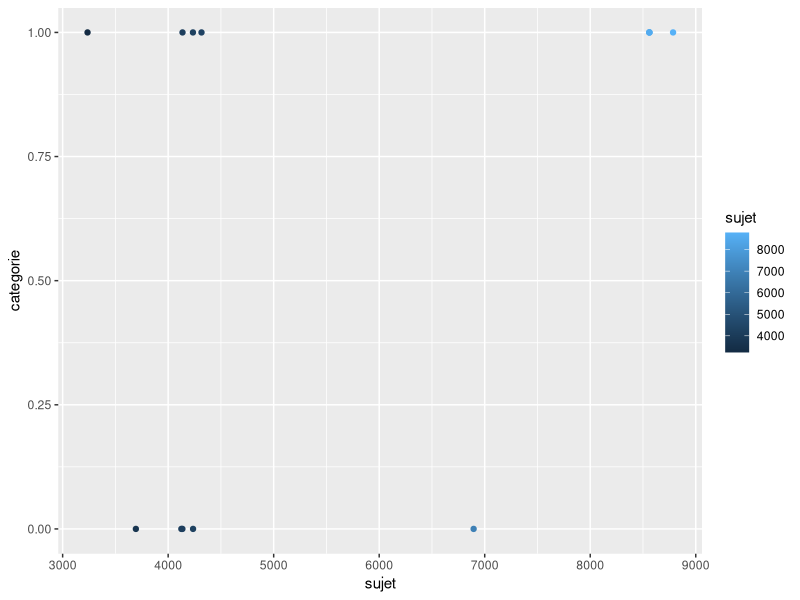
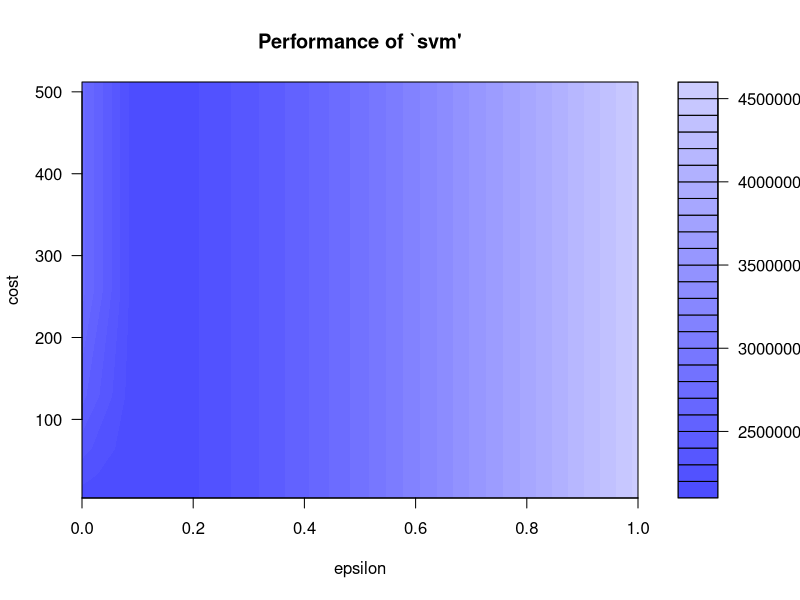
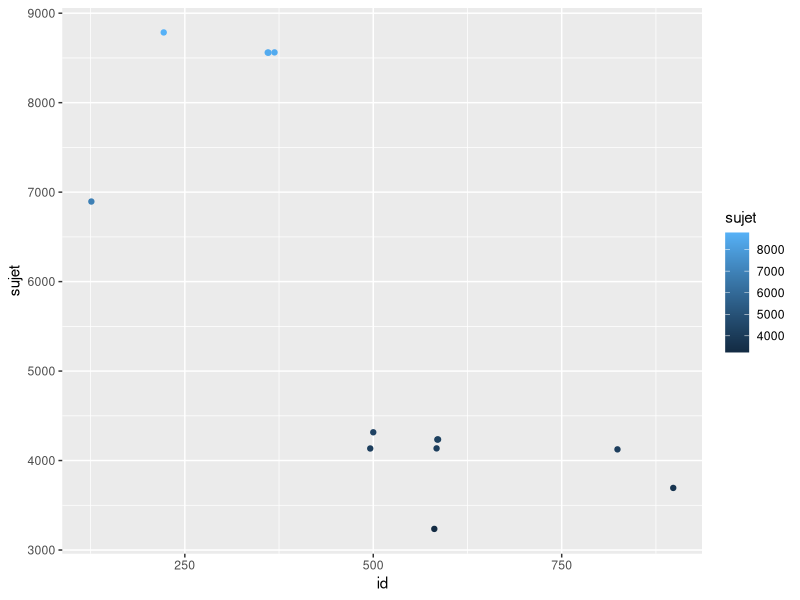

Generate these figures, in order, with R:
#Data
my = read.table("rec.csv", header = TRUE , sep = ",")
View(my)
str(my)

#pack
install.packages("ggplot2")
install.packages("viridis")
install.packages("caret")
install.packages("e1071")


library("viridis")  
library(ggplot2) 

library("colorspace")
library("caret")


qplot(sujet,categorie,data=my,color = sujet)
#support vector Machine
library("e1071")
mymodel <- svm(sujet~., data=my,kernel="linear")
summary(mymodel)
plot(mymodel, data=my,sujet~categorie, slice= list(activite=3,prix=4))

#1tuning
set.seed(123)
tmodel<-tune(svm, sujet~., data=my, ranges = list(epsilon= seq(0,1,0.1),cost=2^(2:9))) 
              
plot(tmodel)
summary(tmodel)
#2best Model
mymodel <- tmodel$best.model
summary(mymodel)
#plot(mymodel, data=my,sujet~id, slice= list(activite=3,prix=4))


qplot(id,sujet,data=my,color = sujet)

#confusion matrix error
pred <- predict(mymodel,my)
tab <- table(Predicted = pred , Actual = my$sujet)

tab 
1-sum(diag(tab))/sum(tab) 
